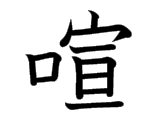
#> input picture words/static/img/kanji/1_static/55A7_still.gif, 160 x 120 px; its folder holds 4 pictures in this run
$ python imageCombiner.py
#> lines starting #> are read from the running program, lines starting #| are printed output that depends on the picture
# -*- coding: utf-8 -*-
import os
from PIL import Image

folder = './1_static/'
width = 10
result = Image.new('RGBA', (160*width, 120*(len(os.listdir(folder))//width+1)))
#> result: PIL image 1600x120 RGBA; every value is 0
i = 0
for filename in os.listdir(folder):
  im = Image.open(folder + filename)
#> im is the input picture: PIL image 160x120 P; min 0, max 255, mean 218.4
  w, h = im.size
#> w = 160; h = 120
  region = im.crop((0, 0, w, h))
  result.paste(region, ((i%width) * 160, (i//width) * 120 ))
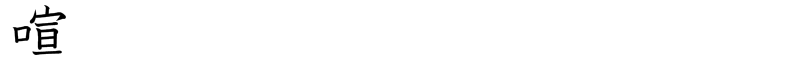
#> result: PIL image 1600x120 RGBA (shown at 1/2 size); mean R, G, B, A 21.8, 21.8, 21.8, 25.5; transparent parts drawn white
  i += 1
#> pass 2 of the loop `for filename in os.listdir(folder):`:
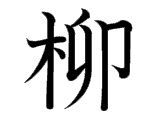
#> input picture words/static/img/kanji/1_static/67F3_still.gif, 160 x 120 px
#> im is the input picture: PIL image 160x120 P; min 0, max 255, mean 212.2
#> `result.paste(region, ((i%width) * 160, (i//width) * 120 ))`:
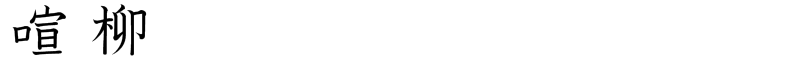
#> result: PIL image 1600x120 RGBA (shown at 1/2 size); mean R, G, B, A 43.1, 43.1, 43.1, 51; transparent parts drawn white
#> pass 3 of the loop `for filename in os.listdir(folder):`:
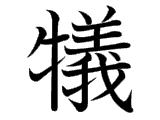
#> input picture words/static/img/kanji/1_static/72A0_still.gif, 160 x 120 px
#> im is the input picture: PIL image 160x120 P; min 0, max 255, mean 205
#> `result.paste(region, ((i%width) * 160, (i//width) * 120 ))`:
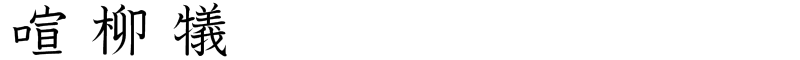
#> result: PIL image 1600x120 RGBA (shown at 1/2 size); mean R, G, B, A 63.6, 63.6, 63.6, 76.5; transparent parts drawn white
#> the loop made 4 passes; the first 3 are shown

result.save('victory1.png', 'PNG')
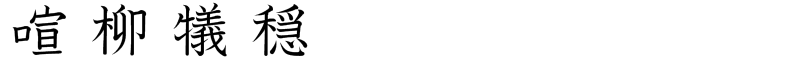
#> saved as victory1.png: PIL image 1600x120 RGBA (shown at 1/2 size); mean R, G, B, A 84.5, 84.5, 84.5, 102; transparent parts drawn white
